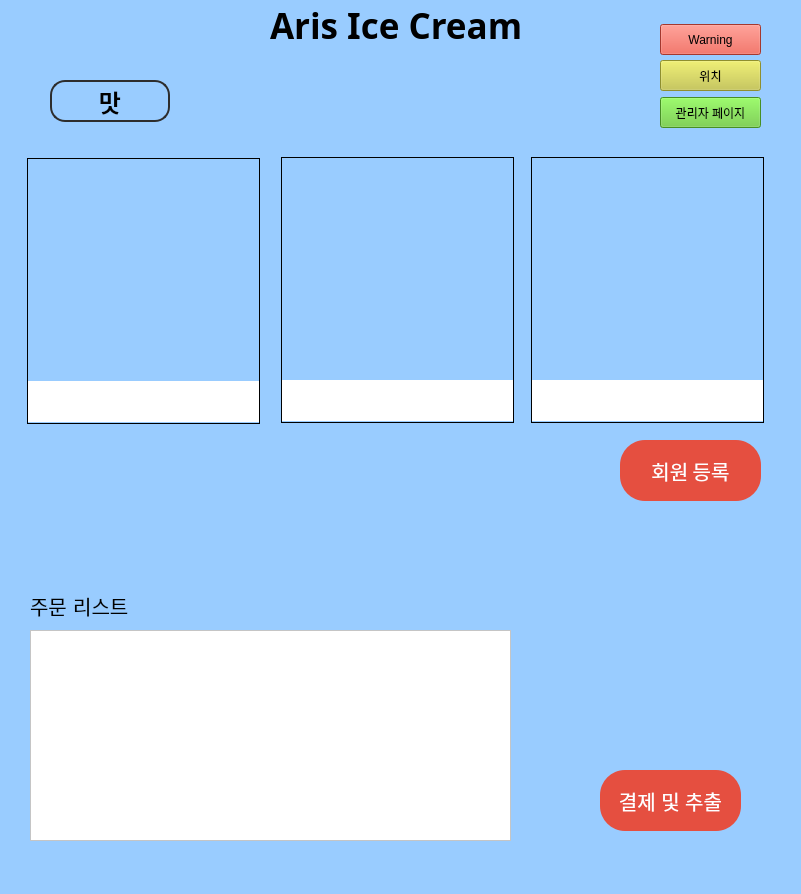
<?xml version="1.0" encoding="UTF-8"?>
<ui version="4.0">
 <class>MainWindow</class>
 <widget class="QMainWindow" name="MainWindow">
  <property name="geometry">
   <rect>
    <x>0</x>
    <y>0</y>
    <width>801</width>
    <height>894</height>
   </rect>
  </property>
  <property name="windowTitle">
   <string>MainWindow</string>
  </property>
  <property name="styleSheet">
   <string notr="true"> background-color:rgb(153, 204, 255);</string>
  </property>
  <widget class="QWidget" name="centralwidget">
   <widget class="QLabel" name="logo_label">
    <property name="geometry">
     <rect>
      <x>270</x>
      <y>10</y>
      <width>291</width>
      <height>31</height>
     </rect>
    </property>
    <property name="font">
     <font>
      <family>Pretendard ExtraBold</family>
      <pointsize>26</pointsize>
      <weight>75</weight>
      <bold>true</bold>
     </font>
    </property>
    <property name="text">
     <string>Aris Ice Cream</string>
    </property>
   </widget>
   <widget class="QPushButton" name="category_btn_1">
    <property name="geometry">
     <rect>
      <x>50</x>
      <y>80</y>
      <width>120</width>
      <height>42</height>
     </rect>
    </property>
    <property name="font">
     <font>
      <family>Pretendard ExtraBold</family>
      <pointsize>18</pointsize>
      <weight>75</weight>
      <bold>true</bold>
     </font>
    </property>
    <property name="styleSheet">
     <string notr="true">border-radius:15px;
border: 2px solid rgb(45, 45, 45);
</string>
    </property>
    <property name="text">
     <string>맛</string>
    </property>
    <property name="checkable">
     <bool>false</bool>
    </property>
    <property name="checked">
     <bool>false</bool>
    </property>
   </widget>
   <widget class="QLabel" name="pixMap">
    <property name="geometry">
     <rect>
      <x>28</x>
      <y>160</y>
      <width>231</width>
      <height>221</height>
     </rect>
    </property>
    <property name="frameShape">
     <enum>QFrame::NoFrame</enum>
    </property>
    <property name="text">
     <string/>
    </property>
   </widget>
   <widget class="QLabel" name="menu_name_label_1">
    <property name="geometry">
     <rect>
      <x>28</x>
      <y>381</y>
      <width>231</width>
      <height>21</height>
     </rect>
    </property>
    <property name="maximumSize">
     <size>
      <width>16777215</width>
      <height>30</height>
     </size>
    </property>
    <property name="font">
     <font>
      <family>Pretendard Medium</family>
      <pointsize>12</pointsize>
     </font>
    </property>
    <property name="styleSheet">
     <string notr="true"> background-color:rgb(255, 255, 255);</string>
    </property>
    <property name="frameShape">
     <enum>QFrame::NoFrame</enum>
    </property>
    <property name="text">
     <string/>
    </property>
    <property name="alignment">
     <set>Qt::AlignCenter</set>
    </property>
    <property name="wordWrap">
     <bool>true</bool>
    </property>
   </widget>
   <widget class="QLabel" name="menu_price_label_1">
    <property name="geometry">
     <rect>
      <x>28</x>
      <y>402</y>
      <width>231</width>
      <height>20</height>
     </rect>
    </property>
    <property name="maximumSize">
     <size>
      <width>16777215</width>
      <height>20</height>
     </size>
    </property>
    <property name="font">
     <font>
      <family>Pretendard Medium</family>
      <pointsize>12</pointsize>
     </font>
    </property>
    <property name="styleSheet">
     <string notr="true"> background-color:rgb(255, 255, 255);
color:red;</string>
    </property>
    <property name="frameShape">
     <enum>QFrame::NoFrame</enum>
    </property>
    <property name="text">
     <string/>
    </property>
    <property name="alignment">
     <set>Qt::AlignCenter</set>
    </property>
    <property name="wordWrap">
     <bool>true</bool>
    </property>
   </widget>
   <widget class="QLabel" name="label">
    <property name="geometry">
     <rect>
      <x>27</x>
      <y>158</y>
      <width>233</width>
      <height>266</height>
     </rect>
    </property>
    <property name="frameShape">
     <enum>QFrame::Box</enum>
    </property>
    <property name="text">
     <string/>
    </property>
   </widget>
   <widget class="QLabel" name="pixMap_2">
    <property name="geometry">
     <rect>
      <x>282</x>
      <y>159</y>
      <width>231</width>
      <height>221</height>
     </rect>
    </property>
    <property name="frameShape">
     <enum>QFrame::NoFrame</enum>
    </property>
    <property name="text">
     <string/>
    </property>
   </widget>
   <widget class="QLabel" name="label_2">
    <property name="geometry">
     <rect>
      <x>281</x>
      <y>157</y>
      <width>233</width>
      <height>266</height>
     </rect>
    </property>
    <property name="frameShape">
     <enum>QFrame::Box</enum>
    </property>
    <property name="text">
     <string/>
    </property>
   </widget>
   <widget class="QLabel" name="menu_price_label_2">
    <property name="geometry">
     <rect>
      <x>282</x>
      <y>401</y>
      <width>231</width>
      <height>20</height>
     </rect>
    </property>
    <property name="maximumSize">
     <size>
      <width>16777215</width>
      <height>20</height>
     </size>
    </property>
    <property name="font">
     <font>
      <family>Pretendard Medium</family>
      <pointsize>12</pointsize>
     </font>
    </property>
    <property name="styleSheet">
     <string notr="true"> background-color:rgb(255, 255, 255);
color:red;</string>
    </property>
    <property name="frameShape">
     <enum>QFrame::NoFrame</enum>
    </property>
    <property name="text">
     <string/>
    </property>
    <property name="alignment">
     <set>Qt::AlignCenter</set>
    </property>
    <property name="wordWrap">
     <bool>true</bool>
    </property>
   </widget>
   <widget class="QLabel" name="menu_name_label_2">
    <property name="geometry">
     <rect>
      <x>282</x>
      <y>380</y>
      <width>231</width>
      <height>21</height>
     </rect>
    </property>
    <property name="maximumSize">
     <size>
      <width>16777215</width>
      <height>30</height>
     </size>
    </property>
    <property name="font">
     <font>
      <family>Pretendard Medium</family>
      <pointsize>12</pointsize>
     </font>
    </property>
    <property name="styleSheet">
     <string notr="true"> background-color:rgb(255, 255, 255);</string>
    </property>
    <property name="frameShape">
     <enum>QFrame::NoFrame</enum>
    </property>
    <property name="text">
     <string/>
    </property>
    <property name="alignment">
     <set>Qt::AlignCenter</set>
    </property>
    <property name="wordWrap">
     <bool>true</bool>
    </property>
   </widget>
   <widget class="QLabel" name="pixMap_3">
    <property name="geometry">
     <rect>
      <x>532</x>
      <y>159</y>
      <width>231</width>
      <height>221</height>
     </rect>
    </property>
    <property name="frameShape">
     <enum>QFrame::NoFrame</enum>
    </property>
    <property name="text">
     <string/>
    </property>
   </widget>
   <widget class="QLabel" name="label_3">
    <property name="geometry">
     <rect>
      <x>531</x>
      <y>157</y>
      <width>233</width>
      <height>266</height>
     </rect>
    </property>
    <property name="frameShape">
     <enum>QFrame::Box</enum>
    </property>
    <property name="text">
     <string/>
    </property>
   </widget>
   <widget class="QLabel" name="menu_price_label_3">
    <property name="geometry">
     <rect>
      <x>532</x>
      <y>401</y>
      <width>231</width>
      <height>20</height>
     </rect>
    </property>
    <property name="maximumSize">
     <size>
      <width>16777215</width>
      <height>20</height>
     </size>
    </property>
    <property name="font">
     <font>
      <family>Pretendard Medium</family>
      <pointsize>12</pointsize>
     </font>
    </property>
    <property name="styleSheet">
     <string notr="true"> background-color:rgb(255, 255, 255);
color:red;</string>
    </property>
    <property name="frameShape">
     <enum>QFrame::NoFrame</enum>
    </property>
    <property name="text">
     <string/>
    </property>
    <property name="alignment">
     <set>Qt::AlignCenter</set>
    </property>
    <property name="wordWrap">
     <bool>true</bool>
    </property>
   </widget>
   <widget class="QLabel" name="menu_name_label_3">
    <property name="geometry">
     <rect>
      <x>532</x>
      <y>380</y>
      <width>231</width>
      <height>21</height>
     </rect>
    </property>
    <property name="maximumSize">
     <size>
      <width>16777215</width>
      <height>30</height>
     </size>
    </property>
    <property name="font">
     <font>
      <family>Pretendard Medium</family>
      <pointsize>12</pointsize>
     </font>
    </property>
    <property name="styleSheet">
     <string notr="true"> background-color:rgb(255, 255, 255);</string>
    </property>
    <property name="frameShape">
     <enum>QFrame::NoFrame</enum>
    </property>
    <property name="text">
     <string/>
    </property>
    <property name="alignment">
     <set>Qt::AlignCenter</set>
    </property>
    <property name="wordWrap">
     <bool>true</bool>
    </property>
   </widget>
   <widget class="QListView" name="order_list_widget">
    <property name="enabled">
     <bool>true</bool>
    </property>
    <property name="geometry">
     <rect>
      <x>30</x>
      <y>630</y>
      <width>481</width>
      <height>211</height>
     </rect>
    </property>
    <property name="styleSheet">
     <string notr="true"> background-color:rgb(255, 255, 255);
font: 20px</string>
    </property>
    <property name="editTriggers">
     <set>QAbstractItemView::NoEditTriggers</set>
    </property>
   </widget>
   <widget class="QPushButton" name="receipt">
    <property name="geometry">
     <rect>
      <x>600</x>
      <y>770</y>
      <width>141</width>
      <height>61</height>
     </rect>
    </property>
    <property name="styleSheet">
     <string notr="true">color:white;
background-color: rgb(229, 79, 64);
border-radius: 25px;
font: 20px
</string>
    </property>
    <property name="text">
     <string>결제 및 추출</string>
    </property>
   </widget>
   <widget class="QPushButton" name="member_btn">
    <property name="geometry">
     <rect>
      <x>620</x>
      <y>440</y>
      <width>141</width>
      <height>61</height>
     </rect>
    </property>
    <property name="font">
     <font>
      <family>Pretendard ExtraBold</family>
      <pointsize>-1</pointsize>
      <weight>50</weight>
      <italic>false</italic>
      <bold>false</bold>
     </font>
    </property>
    <property name="styleSheet">
     <string notr="true">background-color: rgb(229, 79, 64);
border-radius: 25px;
color:white;
font: 20px
</string>
    </property>
    <property name="text">
     <string>회원 등록</string>
    </property>
   </widget>
   <widget class="QPushButton" name="Warning_btn">
    <property name="geometry">
     <rect>
      <x>660</x>
      <y>24</y>
      <width>101</width>
      <height>31</height>
     </rect>
    </property>
    <property name="styleSheet">
     <string notr="true">background-color: rgb(229, 79, 64);</string>
    </property>
    <property name="text">
     <string>Warning</string>
    </property>
   </widget>
   <widget class="QPushButton" name="Position_btn">
    <property name="geometry">
     <rect>
      <x>660</x>
      <y>60</y>
      <width>101</width>
      <height>31</height>
     </rect>
    </property>
    <property name="styleSheet">
     <string notr="true">background-color: rgb(200, 200, 64);</string>
    </property>
    <property name="text">
     <string>위치</string>
    </property>
   </widget>
   <widget class="QPushButton" name="Position_btn_2">
    <property name="geometry">
     <rect>
      <x>660</x>
      <y>97</y>
      <width>101</width>
      <height>31</height>
     </rect>
    </property>
    <property name="styleSheet">
     <string notr="true">background-color: rgb(100, 200, 50);</string>
    </property>
    <property name="text">
     <string>관리자 페이지</string>
    </property>
   </widget>
   <widget class="QLabel" name="logo_label_2">
    <property name="geometry">
     <rect>
      <x>30</x>
      <y>590</y>
      <width>101</width>
      <height>31</height>
     </rect>
    </property>
    <property name="font">
     <font>
      <family>DejaVu Sans</family>
      <pointsize>-1</pointsize>
      <weight>50</weight>
      <italic>false</italic>
      <bold>false</bold>
     </font>
    </property>
    <property name="styleSheet">
     <string notr="true">font: 20px</string>
    </property>
    <property name="text">
     <string>주문 리스트</string>
    </property>
   </widget>
   <zorder>label_3</zorder>
   <zorder>label_2</zorder>
   <zorder>label</zorder>
   <zorder>logo_label</zorder>
   <zorder>category_btn_1</zorder>
   <zorder>pixMap</zorder>
   <zorder>menu_name_label_1</zorder>
   <zorder>menu_price_label_1</zorder>
   <zorder>pixMap_2</zorder>
   <zorder>menu_price_label_2</zorder>
   <zorder>menu_name_label_2</zorder>
   <zorder>pixMap_3</zorder>
   <zorder>menu_price_label_3</zorder>
   <zorder>menu_name_label_3</zorder>
   <zorder>order_list_widget</zorder>
   <zorder>receipt</zorder>
   <zorder>member_btn</zorder>
   <zorder>Warning_btn</zorder>
   <zorder>Position_btn</zorder>
   <zorder>Position_btn_2</zorder>
   <zorder>logo_label_2</zorder>
  </widget>
 </widget>
 <resources/>
 <connections/>
</ui>
